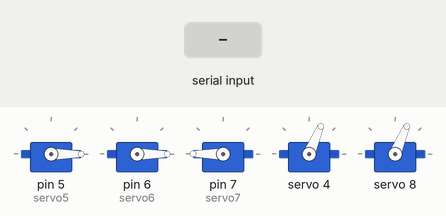
This sketch was run on a simulated Arduino Uno, built with avr-gcc and run on an emulated ATmega328P. Shown: 5 × servo. The inputs (shaded band) are chosen by the test bench.

Above: at 1.2 s.
1.3 s: "2" received over the second serial link
At 2.5 s:
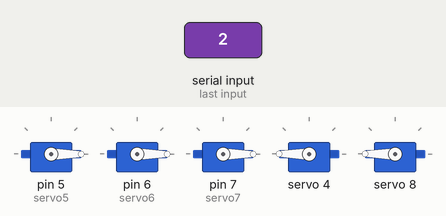
2.8 s: "3" received over the second serial link
At 3.6 s:
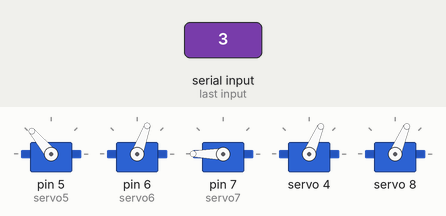
4.3 s: "1" received over the second serial link
At 4.7 s:
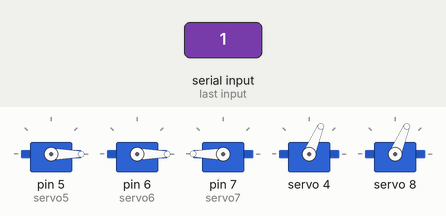
Timing chart, 0 to 7.3 s (numbered marks = the images above; inputs shaded):
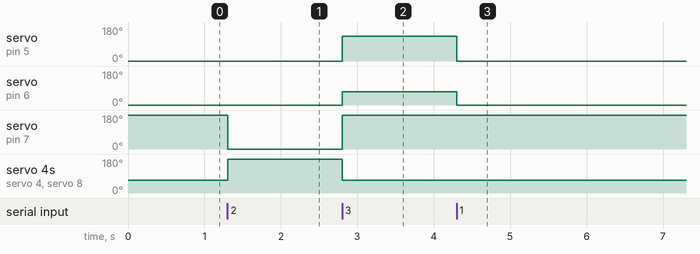

Measured:
- after the input at 1.3 s, servo on pin 7 (servo7): 180° → 0° at once; servo 4, servo 8: 67° → 180° at once
- after the input at 2.8 s, servo on pin 5 (servo5): 0° → 130° at once; servo on pin 6 (servo6): 0° → 70° at once; servo on pin 7 (servo7): 0° → 180° at once; servo 4, servo 8: 180° → 67° at once
- after the input at 4.3 s, servo on pin 5 (servo5): 130° → 0° at once; servo on pin 6 (servo6): 70° → 0° at once

The sketch:

total_prac.ino
```cpp
/*
 * 11월 27일 전체 구동 시험 코드
 * 가위 바위 보 오케이 구현
 * 전력 문제 없음, 대체로 잘 됨
 * 다음까지 부드러운 움직임 구현
 */

#include "HCPCA9685.h"
#include <Servo.h>
#include <SoftwareSerial.h>
#define I2CAdd 0x40
 int TX = 10;
 int RX = 11;
int Servo4Position;
int Servo8Position;
Servo servo5; // thumb
Servo servo6; // index
Servo servo7; // mid
HCPCA9685 HCPCA9685(I2CAdd);
SoftwareSerial my_BT(TX,RX);

// first - 0
void first(){
  HCPCA9685.Servo(4,150); // ring
  servo5.write(0);  // thumb
  servo6.write(0);  // index
  servo7.write(180);  // mid
  HCPCA9685.Servo(8,150); // baby

}
void second(){
  servo5.write(0);
  servo6.write(0);
  servo7.write(0);
  HCPCA9685.Servo(4,600);
  HCPCA9685.Servo(8,600);
}
// third - 5
void third(){
  HCPCA9685.Servo(4,150);
  servo5.write(130);
  servo6.write(70);
  servo7.write(180);
  HCPCA9685.Servo(8,150);
}

void setup(){
  Serial.begin(9600);
  my_BT.begin(9600);
  HCPCA9685.Init(SERVO_MODE);
  HCPCA9685.Sleep(false);
  servo5.attach(5); // thumb
  servo5.write(0);
  servo6.attach(6); // index
  servo6.write(0);
  servo7.attach(7); // mid
  servo7.write(180);
  Servo4Position=150;
  Servo8Position=150;

  HCPCA9685.Servo(4,Servo4Position);  // ring
  HCPCA9685.Servo(8,Servo8Position);  // baby
}

void loop(){
    if(my_BT.available()){ //만약 블루투스가 연결상태일 경우
    char pose = my_BT.read();
    if(pose=='1'){
      first();
    }
    if(pose=='2'){
      second();
    }
    if(pose=='3'){
      third();
    }
    }
    if(Serial.available()){
      my_BT.write(Serial.read());
    }
}
```
